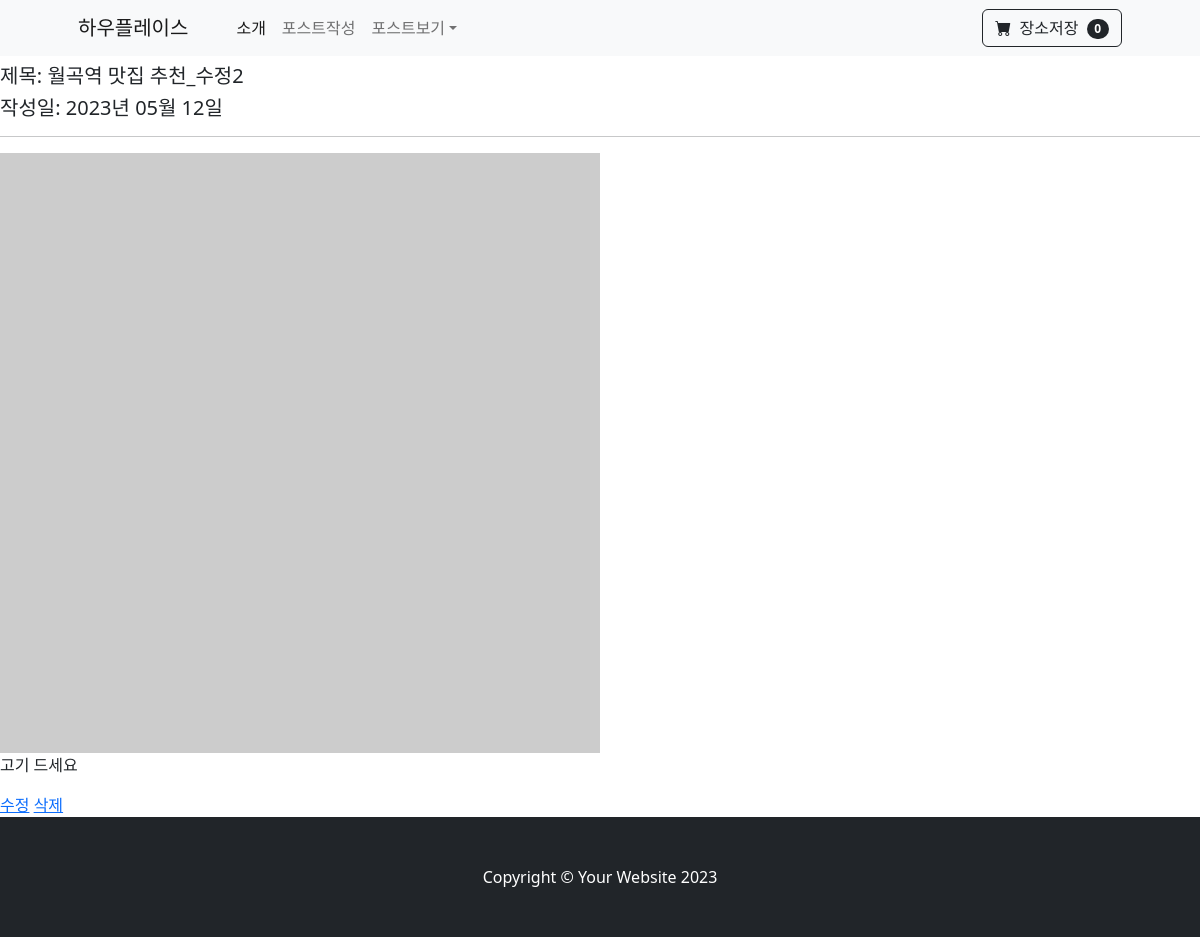
The app's page /posts/post_detail/8/ with its own data.
### posts/models.py (models this page shows)
class Post(models.Model) :
    title = models.CharField(verbose_name='제목', max_length=50)
    writer = models.ForeignKey(to=User, on_delete=models.CASCADE, null=True, blank=True)
    image = models.ImageField(verbose_name='썸네일', null=True, blank=True)
    content = models.TextField(verbose_name='내용')
    create_at = models.DateTimeField(verbose_name='작성일', auto_now_add=True)
    like_count = models.IntegerField(verbose_name='평점')
    category = models.TextField(verbose_name='분류', null=True)

### posts/views.py (the view)
# urls.py: path('post_detail/<int:id>/', views.post_detail, name='post_detail'),
def post_detail(request, id):
    try:
        post = Post.objects.get(id=id)
    except Post.DoesNotExist:
        return redirect('index') # 홈으로 redirect
    context = {
        'post' : post,
    }
    return render(request, 'post_detail.html', context)

### posts/templates/post_detail.html (shortened to what this page needs)
{% extends 'base.html' %}
{% block content %}
    <h5>제목: {{post.title}} </h4>
    <h5>작성일: {{post.create_at|date:"Y년 m월 d일"}} </h5>
    <hr>
    {% if post.image %}
        <img src="{{ post.image.url }}" alt=""/>
    {% else %}
    <img src="http://via.placeholder.com/600x600" alt=""/>
    {% endif %}
    <p> {{ post.content }} </p>
    <a href="{% url 'post_update' post.id %}">수정</a>
    <a href="{% url 'post_delete' post.id %}">삭제</a>
{% endblock %}

### records on screen
Post: title "월곡역 맛집 추천_수정2", create_at "2023년 05월 12일", content "고기 드세요"
